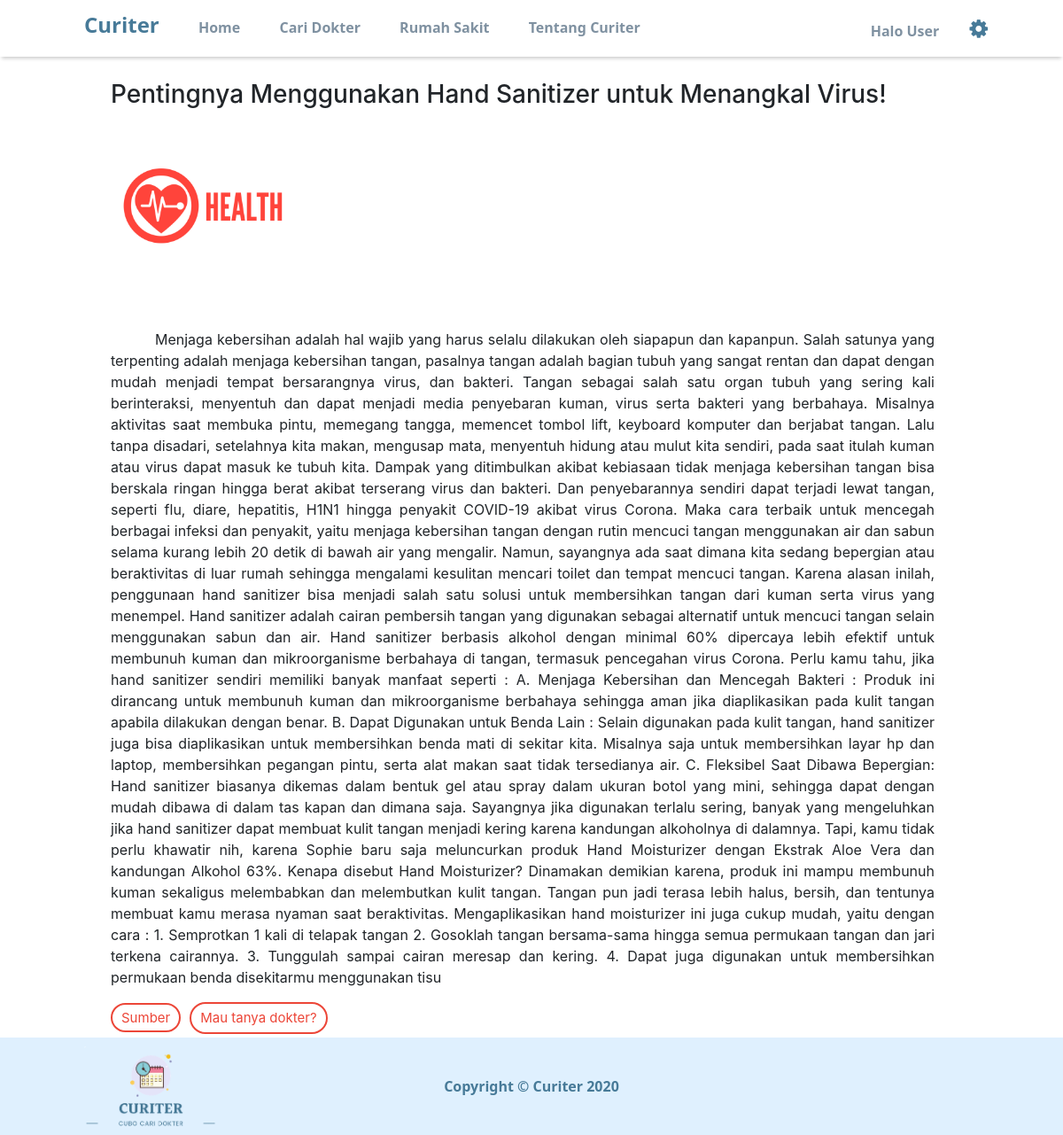
Screenshot of /home/artikel_user/9 with the database file from the repository.
### tables this page shows
CREATE TABLE `artikel` (
  `id_artikel` int(11) NOT NULL,
  `kategori_artikel` varchar(100) NOT NULL,
  `judul_artikel` varchar(100) NOT NULL,
  `konten_artikel` text NOT NULL,
  `sumber_artikel` varchar(200) NOT NULL,
  `gambar_artikel` varchar(120) NOT NULL
);

### application/controllers/home.php (called while the page is built, shortened)
<?php
class Home extends CI_Controller {
    public function __construct(){
        $this->load->library('form_validation');
        $this->load->library('session');
        $this->load->model('m_user');
        $this->load->library('typography');
    }
  public function artikel_user($id)
  {
    $artikel = $this->db->get_where('artikel',array("id_artikel"=>$id))->row_array();
    $data['title'] = "Curiter | ".$artikel['judul_artikel'];
    $data['artikel'] = $artikel;
    $this->load->view('welcome_header_page',$data);
    $this->load->view('v_article_user',$data);
    $this->load->view('footer_page');
  }
}

### index.php (called while the page is built, shortened)
<?php
require_once BASEPATH.'core/CodeIgniter.php';

### application/views/v_article_user.php (the view, shortened to what this page needs)
<!DOCTYPE html>
<html lang="en" dir="ltr">
  <head>
  </head>
  <body>
  <div class="container">
    <h3 class="judulartikel"> <?= $artikel['judul_artikel']?> </h3>
    <img class="card-img-top w-40" src="<?php echo base_url(); ?>/assets/artikel/<?= $artikel['gambar_artikel']?>" alt="">
    <p class="konten-artikel"><?=$artikel['konten_artikel']?></p>
    <table>
      <tr>
      <a class="konten-artikel" id="button_artikel" style="margin-left: 50px;" href="<?=$artikel['sumber_artikel']?>">Sumber</a>
    </tr>
    <tr>
      <a class="a_tanya" href="<?= base_url('caridokter/')?>"><button type="button" id="button_artikel">Mau tanya dokter?</button></a>
    </tr>
    </table>
  </div>
  </body>
</html>

### application/views/v_article_user.php (style rules this page uses)
.judulartikel { margin-top: 90px; margin-bottom: 10px; margin-left: 50px; }
.konten-artikel { margin-top: 50px; margin-left: 50px; text-align: justify; text-justify: inter-word; margin-right: 70px; text-indent: 50px; }
#button_artikel { background-color: #FFFFFF; color: #ec4638; border: 2px solid #ec4638; padding: 5px 10px; margin: 0px 0px 4px 0px; font-size: 15px; border-radius: 50px; margin-right: 10px; }
.a_tanya { text-decoration: none; color: #ec4638; }

### rows the page displays
artikel: judul_artikel "Pentingnya Menggunakan Hand Sanitizer untuk Menangkal Virus!", gambar_artikel (picture), konten_artikel "Menjaga kebersihan adalah hal wajib yang harus selalu dilakukan oleh siapapun dan kapanpun. Salah satunya yang terpenting adalah menjaga kebersihan tangan, pasalnya tangan adalah bagian tubuh yang sangat rentan dan dapat dengan mudah menjadi tempat bersarangnya virus, dan bakteri. Tangan sebagai salah satu organ tubuh yang sering kali berinteraksi, menyentuh dan dapat menjadi media penyebaran kuman, virus serta bakteri yang berbahaya. Misalnya aktivitas saat membuka pintu, memegang tangga, memencet tombol lift, keyboard komputer dan berjabat tangan. Lalu tanpa disadari, setelahnya kita makan, mengusap mata, menyentuh hidung atau mulut kita sendiri, pada saat itulah kuman atau virus dapat…"
